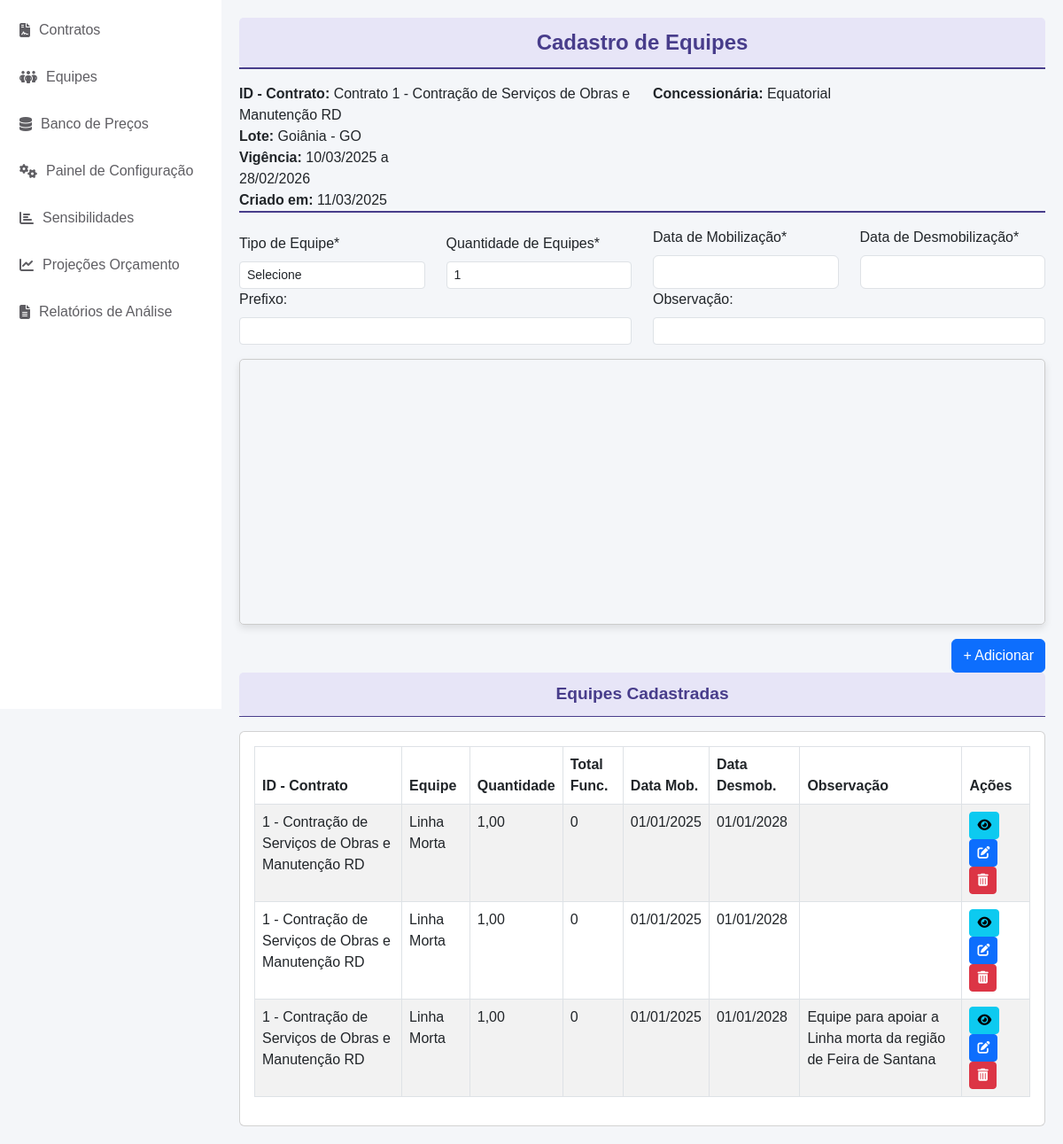
Page /cadastro_equipe/composicao/1/ on the committed database.
### cad_contrato/models.py (models this page shows)
class ContractConfiguration(models.Model):
    ESTADOS_CHOICES = [
        ('AC', 'Acre'),
        ('AL', 'Alagoas'),
        ('AP', 'Amapá'),
        ('AM', 'Amazonas'),
        ('BA', 'Bahia'),
        ('CE', 'Ceará'),
        ('DF', 'Distrito Federal'),
        ('ES', 'Espírito Santo'),
        ('GO', 'Goiás'),
        ('MA', 'Maranhão'),
        ('MT', 'Mato Grosso'),
        ('MS', 'Mato Grosso do Sul'),
        ('MG', 'Minas Gerais'),
        ('PA', 'Pará'),
        ('PB', 'Paraíba'),
        ('PR', 'Paraná'),
        ('PE', 'Pernambuco'),
        ('PI', 'Piauí'),
        ('RJ', 'Rio de Janeiro'),
        ('RN', 'Rio Grande do Norte'),
        ('RS', 'Rio Grande do Sul'),
        ('RO', 'Rondônia'),
        ('RR', 'Roraima'),
        ('SC', 'Santa Catarina'),
        ('SP', 'São Paulo'),
        ('SE', 'Sergipe'),
        ('TO', 'Tocantins'),
    ]
    contrato = models.AutoField(primary_key=True)
    concessionaria = models.CharField(max_length=100, default='Equatorial')
    estado = models.CharField(max_length=2, choices=ESTADOS_CHOICES, default='GO')
    municipio = models.CharField(max_length=100, default='Goiânia')
    escopo_contrato = models.CharField(max_length=255)
    inicio_vigencia_contrato = models.DateField(default='2025-01-01')
    fim_vigencia_contrato = models.DateField(default='2029-01-01')
    versao_base = models.ForeignKey('self', null=True, blank=True, on_delete=models.PROTECT, related_name='versoes')
    numero_versao = models.IntegerField(default=0)
    descricao_alteracao = models.TextField(blank=True)
    created_at = models.DateTimeField(auto_now_add=True)
    updated_at = models.DateTimeField(auto_now=True)
    class Meta:
        ordering = ['-created_at']
    def __str__(self):
        return f"Contrato {self.contrato} - {self.escopo_contrato}"

### cadastro_equipe/models.py (models this page shows, shortened)
class ComposicaoEquipe(models.Model):
    composicao_id = models.UUIDField(primary_key=True, default=uuid.uuid4, editable=False)
    contrato = models.ForeignKey(ContractConfiguration, on_delete=models.PROTECT)
    equipe = models.ForeignKey(Equipe, on_delete=models.PROTECT)
    quantidade_equipes = models.DecimalField(max_digits=10, decimal_places=2, default=0.00)
    data_mobilizacao = models.DateField(default='2025-01-01')
    data_desmobilizacao = models.DateField(default='2028-01-01')
    prefixo_equipe = models.TextField(blank=True, null=True)
    observacao = models.TextField(blank=True, null=True)  # Agora salva uma única vez por composição
    created_at = models.DateTimeField(auto_now_add=True)
    updated_at = models.DateTimeField(auto_now=True)

class Equipe(models.Model):
    nome = models.CharField(max_length=100, unique=True)

### cadastro_equipe/views.py (the view, shortened to what this page needs)
# urls.py: path('composicao/<int:contrato_id>/', ComposicaoEquipeView.as_view(), name='composicao_equipe'),
class ComposicaoEquipeView(View):
    def get(self, request, contrato_id=None):
        contrato = get_object_or_404(ContractConfiguration, contrato=contrato_id)
        equipes = Equipe.objects.all()
        funcoes = Funcao.objects.all()
        composicoes = ComposicaoEquipe.objects.filter(contrato=contrato)
        for composicao in composicoes:
            composicao.total_funcionarios = composicao.funcoes.aggregate(Sum('quantidade_funcionarios'))['quantidade_funcionarios__sum'] or 0
        return render(request, 'composicao_equipe.html', {
            'contrato_id': contrato_id,
            'equipes': equipes,
            'escopo_contrato': contrato.escopo_contrato,
            'funcoes': funcoes,
            'composicoes': composicoes,
        })

### cadastro_equipe/templates/composicao_equipe.html (shortened to what this page needs)
{% extends 'base.html' %}
{% block content %}
<div class="header">Cadastro de Equipes</div>
<p class="text-center mt-0 font-weight-bold" style="font-size: 0.8rem; border-bottom: 2px solid #483D8B;"> </p>
    {% with contrato=composicoes.0.contrato %}
        <div class="col mt-3">
            <div class="row">
                <div class="col-md-6"><strong>ID - Contrato:</strong> {{ contrato }}</div>
                <div class="col-md-6"><strong>Concessionária:</strong> {{ contrato.concessionaria }}</div>
            </div>
            <div class="col-md-3"><strong>Lote:</strong> {{ contrato.municipio }} -  {{ contrato.estado }}</div>
            <div class="col-md-3"><strong>Vigência:</strong> {{ contrato.inicio_vigencia_contrato|date:"d/m/Y" }} a {{ contrato.fim_vigencia_contrato|date:"d/m/Y" }}</div>
            <div class="col-md-3"><strong>Criado em:</strong> {{ contrato.updated_at|date:"d/m/Y" }}</div>
        </div>
    {% endwith %}
    <p class="text-center mt-0 font-weight-bold" style="font-size: 0.8rem; border-bottom: 2px solid #483D8B;"> </p>
    <div class="row align-items-end">
        <div class="col-md-3">
            <label class="form-label">Tipo de Equipe*</label>
            <select id="equipe" class="form-control form-control-sm" required>
                <option value="">Selecione</option>
            </select>
        </div>
        <div class="col-md-3">
            <label class="form-label">Quantidade de Equipes*</label>
            <input type="number" id="quantidade_equipes" class="form-control form-control-sm" min="1" value="1" required>
        </div>
        <div class="col-md-3">
            <label class="form-label">Data de Mobilização*</label>
            <input type="text" id="data_mobilizacao" name="data_mobilizacao" class="form-control datepicker" required>
        </div>
        <div class="col-md-3">
            <label class="form-label">Data de Desmobilização*</label>
            <input type="text" id="data_desmobilizacao" name="data_desmobilizacao" class="form-control datepicker" required>
        </div>
        <div class="col-md-6">
            <label class="form-label">Prefixo:</label>
            <input type="text" id="prefixo_equipe" class="form-control form-control-sm">
        </div>
        <div class="col-md-6">
            <label class="form-label">Observação:</label>
            <input type="text" id="observacao" class="form-control form-control-sm">
        </div>
    </div>
    <div id="tabela_composicao" class="table-responsive mt-3"></div>
    <div class="d-flex justify-content-end">
        <button id="adicionar" class="btn btn-primary mt-3">+ Adicionar</button>
    </div>
    <div class="small-header"> Equipes Cadastradas </div>
    <p class="text-center mt-0 font-weight-bold" style="font-size: 0.8rem; border-bottom: 1px solid #483D8B;"> </p>
    <div class="row mt-2">
        <div class="col-md-12">
            <div class="card">
                <div class="card-body">
                    <table class="table table-bordered table-striped">
                        <thead style="background-color: #483D8B; color: white; height: 35px;">
                            <tr>
                                <th>ID - Contrato</th>
                                <th>Equipe</th>
                                <th>Quantidade</th>
                                <th>Total Func.</th>
                                <th>Data Mob.</th>
                                <th>Data Desmob.</th>
                                <th>Observação</th>
                                <th>Ações</th>
                            </tr>
                        </thead>
                        <tbody>
                            {% for composicao in composicoes %}
                                <tr>
                                    <td>{{ composicao.contrato_id }} - {{ composicao.contrato.escopo_contrato }}</td>
                                    <td>{{ composicao.equipe.nome }}</td>
                                    <td>{{ composicao.quantidade_equipes }}</td>
                                    <td>{{ composicao.total_funcionarios }}</td>
                                    <td>{{ composicao.data_mobilizacao|date:"d/m/Y" }}</td>
                                    <td>{{ composicao.data_desmobilizacao|date:"d/m/Y" }}</td>
                                    <td>{{ composicao.observacao }}</td>
                                    <td>
                                        <a href="{% url 'detalhes_equipe' composicao.pk %}" class="btn btn-info btn-sm ver">
                                            <i class="fas fa-eye"></i>
                                        </a>
                                        <button class="btn btn-primary btn-sm editar" data-id="{{ composicao.pk }}">
                                            <i class="fas fa-edit"></i>
                                        </button>
                                        <button class="btn btn-danger btn-sm excluir" data-id="{{ composicao.pk }}">
                                            <i class="fas fa-trash-alt"></i>
                                        </button>
                                    </td>
                                </tr>
                            {% empty %}
                                <tr>
                                    <td colspan="6" class="text-center">Nenhuma composição cadastrada.</td>
                                </tr>
                            {% endfor %}
                        </tbody>
                    </table>
                </div>
            </div>
        </div>
    </div>
    <link rel="stylesheet" href="https://cdn.jsdelivr.net/npm/handsontable@12.1.0/dist/handsontable.full.min.css">
{% endblock %}

### app/templates/base.html (shortened to what this page needs)
<!DOCTYPE html>
<html lang="pt-br">
<head>
    <link href="https://cdn.jsdelivr.net/npm/bootstrap@5.3.0/dist/css/bootstrap.min.css" rel="stylesheet">
    <link rel="stylesheet" href="https://cdnjs.cloudflare.com/ajax/libs/font-awesome/6.4.2/css/all.min.css">
</head>
<body>
    <div class="wrapper">
        {% block sidebar %}
            {% include 'components/_sidebar.html' %}
        {% endblock %}
        <div class="content">
            <main>
                {% block content %}{% endblock %}
            </main>
        </div>
    </div>
</body>
</html>

### app/templates/components/_sidebar.html (shortened to what this page needs)
   <div>
    <nav class="sidebar d-flex flex-column">
        <ul class="nav flex-column">
            <li class="nav-item">
                <a href="#" class="nav-link"><i class="fa-solid fa-file-contract"></i> Contratos</a>
            </li>
            <li class="nav-item">
                <a href="#" class="nav-link"><i class="fa-solid fa-people-group"></i> Equipes</a>
            </li>
            <li class="nav-item">
                <a href="#" class="nav-link"><i class="fas fa-database"></i> Banco de Preços</a>
            </li>
            <li class="nav-item">
                <a href="#" class="nav-link"><i class="fas fa-cogs"></i> Painel de Configuração</a>
            </li>
            <li class="nav-item">
                <a href="#" class="nav-link"><i class="fas fa-chart-bar"></i> Sensibilidades</a>
            </li>
            <li class="nav-item">
                <a href="#" class="nav-link"><i class="fas fa-chart-line"></i> Projeções Orçamento</a>
            </li>
            <li class="nav-item">
                <a href="#" class="nav-link"><i class="fas fa-file-alt"></i> Relatórios de Análise</a>
            </li>
        </ul>
    </nav>
</div>

### app/templates/base.html (style rules this page uses)
body { background-color: #f4f6f9; font-family: Arial, sans-serif; }
.wrapper { display: flex; }
.sidebar { width: 250px; height: 100vh; background-color:rgb(255, 255, 255); padding: 10px; position: fixed; left: 0; top: 0; overflow-y: auto; }
.sidebar .nav-item { list-style: none; }
.sidebar .nav-link { color: rgb(95, 94, 99); padding: 12px; border-radius: 5px; margin-bottom: 5px; display: flex; align-items: center; text-decoration: none; }
.sidebar .nav-link i { margin-right: 10px; }
.content { margin-left: 250px; padding: 20px; width: 100%; }

### cadastro_equipe/templates/composicao_equipe.html (style rules this page uses)
.datepicker { font-size: 1rem; }
.header { background-color:rgb(231, 229, 247); color: #483D8B; text-align: center; padding: 10px; font-size: 1.5rem; font-weight: bold; border-radius: 5px; }
.small-header { background-color:rgb(231, 229, 247); color: #483D8B; text-align: center; padding: 10px; font-size: 1.2rem; font-weight: bold; border-radius: 5px; }
#tabela_composicao { width: 100%; min-height: 300px; border: 1px solid #ccc; margin-top: 10px; border-radius: 5px; box-shadow: 0px 4px 8px rgba(0, 0, 0, 0.1); overflow: hidden; }

### rows in the picture
ContractConfiguration: contrato+escopo_contrato "Contrato 1 - Contração de Serviços de Obras e Manutenção RD", concessionaria "Equatorial", municipio "Goiânia", estado "GO", inicio_vigencia_contrato "10/03/2025", fim_vigencia_contrato "28/02/2026", updated_at "11/03/2025"
ComposicaoEquipe: contrato_id "1", contrato.escopo_contrato "Contração de Serviços de Obras e Manutenção RD", equipe.nome "Linha Morta", quantidade_equipes "1,00", total_funcionarios "0", data_mobilizacao "01/01/2025", data_desmobilizacao "01/01/2028"
ComposicaoEquipe: contrato_id "1", contrato.escopo_contrato "Contração de Serviços de Obras e Manutenção RD", equipe.nome "Linha Morta", quantidade_equipes "1,00", total_funcionarios "0", data_mobilizacao "01/01/2025", data_desmobilizacao "01/01/2028"
ComposicaoEquipe: contrato_id "1", contrato.escopo_contrato "Contração de Serviços de Obras e Manutenção RD", equipe.nome "Linha Morta", quantidade_equipes "1,00", total_funcionarios "0", data_mobilizacao "01/01/2025", data_desmobilizacao "01/01/2028", observacao "Equipe para apoiar a Linha morta da região de Feira de Santana"
